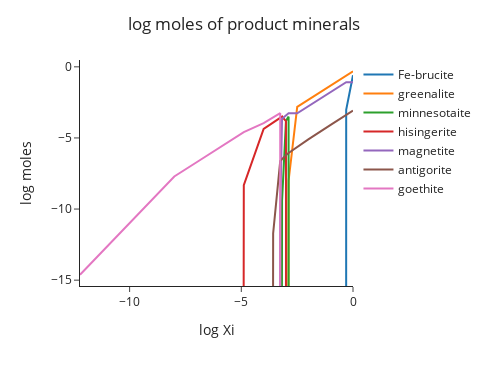

Notebook code for this chart:
### Markdown cell above
Plot moles of product minerals as a function of reaction progress (Xi)

### Code cell
m.plot_product_minerals(show_reactant_minerals=False)

### Figure 1 — Plotly figure (JSON) as saved in the notebook; plotly's stock layout.template omitted (floating-point values rounded to 4 significant figures; data arrays with more than 128 entries replaced by an {"elided": "..."} marker saying what was removed)
{"data": [{"hovertemplate": "variable=Fe-brucite<br>log Xi=%{x}<br>log moles=%{y}<extra></extra>", "legendgroup": "Fe-brucite", "line": {"color": "#1F77B4", "dash": "solid"}, "marker": {"symbol": "circle"}, "mode": "lines", "name": "Fe-brucite", "orientation": "v", "showlegend": true, "type": "scatter", "x": {"elided": "142 float values"}, "xaxis": "x", "y": {"elided": "142 float values"}, "yaxis": "y"}, {"hovertemplate": "variable=greenalite<br>log Xi=%{x}<br>log moles=%{y}<extra></extra>", "legendgroup": "greenalite", "line": {"color": "#FF7F0E", "dash": "solid"}, "marker": {"symbol": "circle"}, "mode": "lines", "name": "greenalite", "orientation": "v", "showlegend": true, "type": "scatter", "x": [-Infinity, -12.22, -8.0, -7.0, -6.0, -5.0, -4.888, -4.0, -3.574, -3.258, -3.177, -3.175, -3.0, -2.884, -2.883, -2.497, -2.0, -1.0, -0.305, 0.0], "xaxis": "x", "y": [-9999.0, -9999.0, -9999.0, -9999.0, -9999.0, -9999.0, -9999.0, -9999.0, -9999.0, -9999.0, -9999.0, -9999.0, -9999.0, -9999.0, -8.009, -2.813, -2.313, -1.313, -0.6185, -0.3135], "yaxis": "y"}, {"hovertemplate": "variable=minnesotaite<br>log Xi=%{x}<br>log moles=%{y}<extra></extra>", "legendgroup": "minnesotaite", "line": {"color": "#2CA02C", "dash": "solid"}, "marker": {"symbol": "circle"}, "mode": "lines", "name": "minnesotaite", "orientation": "v", "showlegend": true, "type": "scatter", "x": [-Infinity, -12.22, -8.0, -7.0, -6.0, -5.0, -4.888, -4.0, -3.574, -3.258, -3.177, -3.175, -3.0, -2.884, -2.883, -2.497, -2.0, -1.0, -0.305, 0.0], "xaxis": "x", "y": [-9999.0, -9999.0, -9999.0, -9999.0, -9999.0, -9999.0, -9999.0, -9999.0, -9999.0, -9999.0, -9999.0, -9.404, -3.789, -3.506, -3.503, -9999.0, -9999.0, -9999.0, -9999.0, -9999.0], "yaxis": "y"}, {"hovertemplate": "variable=hisingerite<br>log Xi=%{x}<br>log moles=%{y}<extra></extra>", "legendgroup": "hisingerite", "line": {"color": "#D62728", "dash": "solid"}, "marker": {"symbol": "circle"}, "mode": "lines", "name": "hisingerite", "orientation": "v", "showlegend": true, "type": "scatter", "x": [-Infinity, -12.22, -8.0, -7.0, -6.0, -5.0, -4.888, -4.0, -3.574, -3.258, -3.177, -3.175, -3.0, -2.884, -2.883, -2.497, -2.0, -1.0, -0.305, 0.0], "xaxis": "x", "y": [-9999.0, -9999.0, -9999.0, -9999.0, -9999.0, -9999.0, -8.319, -4.37, -3.906, -3.58, -3.497, -3.503, -3.822, -9999.0, -9999.0, -9999.0, -9999.0, -9999.0, -9999.0, -9999.0], "yaxis": "y"}, {"hovertemplate": "variable=magnetite<br>log Xi=%{x}<br>log moles=%{y}<extra></extra>", "legendgroup": "magnetite", "line": {"color": "#9467BD", "dash": "solid"}, "marker": {"symbol": "circle"}, "mode": "lines", "name": "magnetite", "orientation": "v", "showlegend": true, "type": "scatter", "x": [-Infinity, -12.22, -8.0, -7.0, -6.0, -5.0, -4.888, -4.0, -3.574, -3.258, -3.177, -3.175, -3.0, -2.884, -2.883, -2.497, -2.0, -1.0, -0.305, 0.0], "xaxis": "x", "y": [-9999.0, -9999.0, -9999.0, -9999.0, -9999.0, -9999.0, -9999.0, -9999.0, -9999.0, -10.12, -3.652, -3.644, -3.408, -3.267, -3.267, -3.267, -2.778, -1.776, -1.083, -1.089], "yaxis": "y"}, {"hovertemplate": "variable=antigorite<br>log Xi=%{x}<br>log moles=%{y}<extra></extra>", "legendgroup": "antigorite", "line": {"color": "#8C564B", "dash": "solid"}, "marker": {"symbol": "circle"}, "mode": "lines", "name": "antigorite", "orientation": "v", "showlegend": true, "type": "scatter", "x": [-Infinity, -12.22, -8.0, -7.0, -6.0, -5.0, -4.888, -4.0, -3.574, -3.258, -3.177, -3.175, -3.0, -2.884, -2.883, -2.497, -2.0, -1.0, -0.305, 0.0], "xaxis": "x", "y": [-9999.0, -9999.0, -9999.0, -9999.0, -9999.0, -9999.0, -9999.0, -9999.0, -11.71, -6.623, -6.478, -6.469, -6.21, -6.06, -6.059, -5.613, -5.104, -4.082, -3.385, -3.08], "yaxis": "y"}, {"hovertemplate": "variable=goethite<br>log Xi=%{x}<br>log moles=%{y}<extra></extra>", "legendgroup": "goethite", "line": {"color": "#E377C2", "dash": "solid"}, "marker": {"symbol": "circle"}, "mode": "lines", "name": "goethite", "orientation": "v", "showlegend": true, "type": "scatter", "x": [-Infinity, -12.22, -8.0, -7.0, -6.0, -5.0, -4.888, -4.0, -3.574, -3.258, -3.177, -3.175, -3.0, -2.884, -2.883, -2.497, -2.0, -1.0, -0.305, 0.0], "xaxis": "x", "y": [-9999.0, -14.62, -7.708, -6.708, -5.708, -4.708, -4.596, -3.956, -3.563, -3.255, -9999.0, -9999.0, -9999.0, -9999.0, -9999.0, -9999.0, -9999.0, -9999.0, -9999.0, -9999.0], "yaxis": "y"}], "layout": {"height": 366, "legend": {"title": {}, "tracegroupgap": 0}, "margin": {"t": 60}, "showlegend": true, "title": {"text": "log moles of product minerals", "x": 0.5, "xanchor": "center"}, "width": 488, "xaxis": {"anchor": "y", "autorange": true, "domain": [0, 1], "range": [-12.22, 0], "title": {"text": "log Xi"}, "type": "linear"}, "yaxis": {"anchor": "x", "domain": [0, 1], "range": [-15.41, 0.4811], "title": {"text": "log moles"}, "type": "linear"}}}
